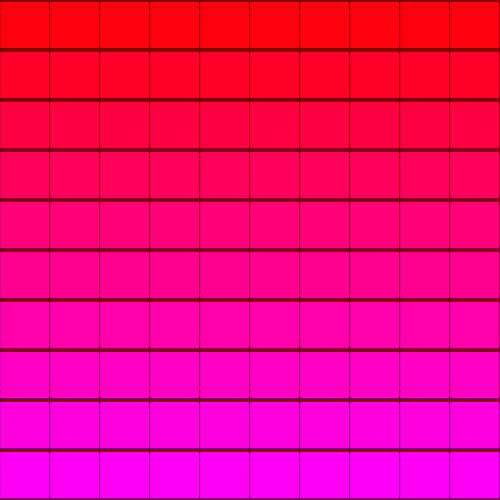
Frame 1 (no input)
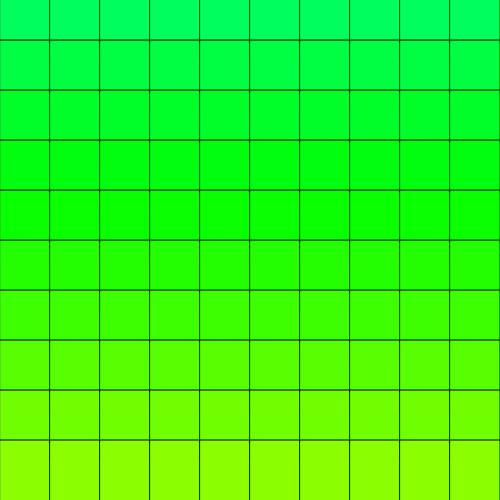
Frame 60 (no input)
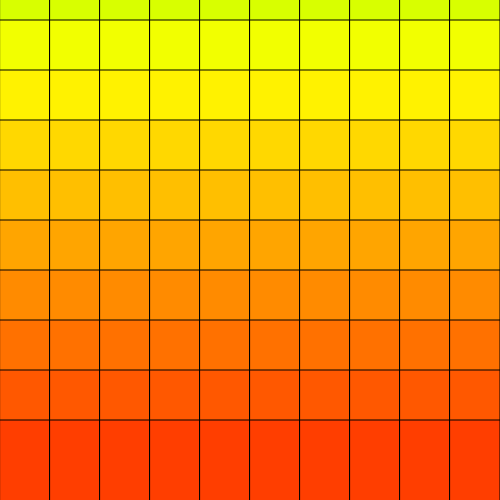
Frame 120 (the mouse pressed at the canvas centre since frame 60)

The p5.js sketch that drew these frames (run headless with seeded random() and noise() and a simulated clock; from frame 60 on, the mouse is pressed at the canvas centre):

// p5.js sketch
// ── sketch.js
// ColorSquares (p5.js 2.3.4 port of a #p5t Processing sketch)
// https://github.com/madparker/-p5t/blob/main/%23p5t/ArtSketch/09_06_2020/ColorSquares/ColorSquares.pde
// #p5t/ArtSketch/09_06_2020/ColorSquares/ColorSquares.pde

let f = 99,
  x,
  y,
  a = 1,
  t = 0;

function setup() {
  createCanvas(500, 500); // frame.setSize(500, 500) in draw()
}

function draw() {
  colorMode(HSB, f);
  background(t, f, f);
  t += a;
  a *= t > f || t < 0 ? -1 : 1;
  for (x = 0; x < 500; x += 50)
    for (y = 0; y < 500; y += 50) {
      fill(abs(t - f + y / 30) % f, f, f);
      quad(x, y + t, x + 50, y + t, x + 50, y + 50 - t, x, y + 50 - t);
    }
}
//#p5t

// ---- Original Processing source: #p5t/ArtSketch/09_06_2020/ColorSquares/ColorSquares.pde
/*
float f=99,x,y,a=1,t;

void draw(){
  frame.setSize(500,500);
  colorMode(HSB,f);
  background(t,f,f);
  t+=a;
  a*=t>f|t<0?-1:1;
  for(x=0;x<500;x+=50)
    for(y=0;y<500;y+=50){
      fill(abs(t-f+y/30)%f,f,f);
      quad(x,y+t,x+50,y+t,
           x+50,y+50-t,x,y+50-t);}}//#p5t
*/
